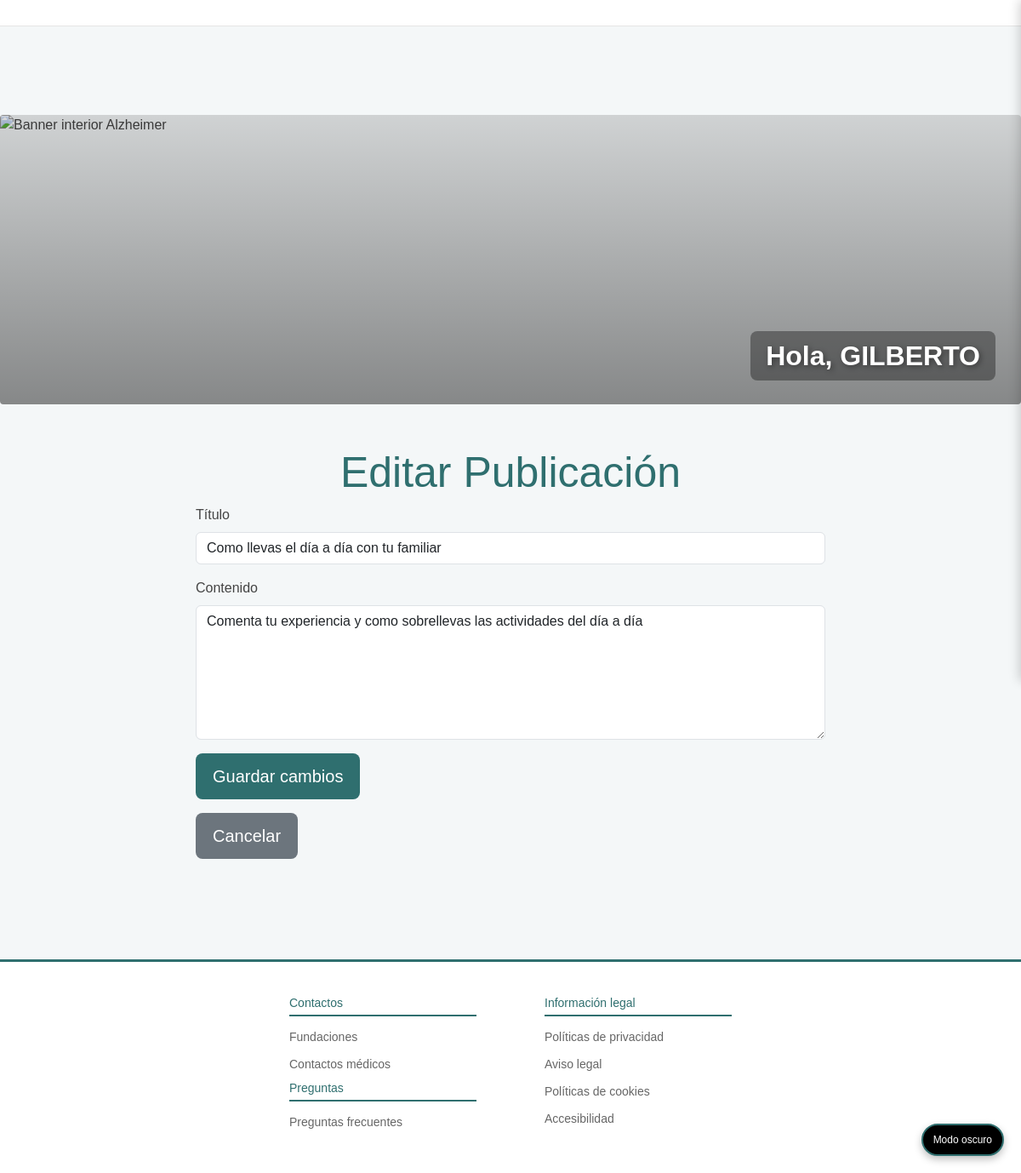
/pages/editar-post.php?id=1 (signed in), run on the app's committed database.
### tables this page shows
CREATE TABLE `foro_temas` (
  `id` int(11) NOT NULL,
  `usuario_id` int(11) NOT NULL,
  `titulo` varchar(150) NOT NULL,
  `contenido` text NOT NULL,
  `fecha` timestamp NOT NULL DEFAULT current_timestamp()
);

### pages/editar-post.php (the view, shortened to what this page needs)
<?php
$db = new Database();
$conn = $db->connect();
$id = $_GET['id'] ?? null;
$sql = $conn->prepare("SELECT * FROM foro_temas WHERE id = :id");
$sql->execute([':id' => $id]);
$post = $sql->fetch(PDO::FETCH_ASSOC);
?>
<!DOCTYPE html>
<html lang="es">
<head>
    <link href="https://cdn.jsdelivr.net/npm/bootstrap@5.3.3/dist/css/bootstrap.min.css" rel="stylesheet">
    <link rel="stylesheet" href="/assets/css/color.css">
    <link rel="stylesheet" href="/assets/css/global.css">
    <link rel="stylesheet" href="/assets/css/header.css">
    <link rel="stylesheet" href="/assets/css/footer.css">
    <link rel="stylesheet" href="/assets/css/menu.css">
    <link rel="stylesheet" href="/assets/css/banner.css">
    <link rel="stylesheet" href="/assets/css/post.css">
    <link rel="stylesheet" href="/assets/css/foro.css">
</head>
<body>
<?php include '../includes/header.php'; ?>
<button class="theme-toggle" onclick="toggleTheme()">Modo oscuro</button>
<?php include '../includes/private-banner.php'; ?>
<div class="container forum-container">
    <h1>Editar Publicación</h1>
    <form action="../controllers/actualizar_post.php" method="POST">
        <label class="form-label">Título</label>
        <input type="text" name="titulo" class="form-control"
               value="<?= htmlspecialchars($post['titulo']) ?>" required>
        <label class="form-label mt-3">Contenido</label>
        <textarea name="contenido" class="form-control" rows="6" required><?=
            htmlspecialchars($post['contenido'])
        ?></textarea>
        <button type="submit" class="btn btn-primary mt-3">Guardar cambios</button>
    </form>
    <button class="btn btn-secondary mt-3"
            onclick="location.href='post.php?id=<?= $post['id'] ?>'">
        Cancelar
    </button>
</div>
<?php include '../includes/footer.php'; ?>
</body>
</html>

### assets/css/color.css (style rules this page uses)
:root { --color-primary: #2f6f6f; --color-primary-dark: #4d8f88; --color-primary-light: #8fcac3; --color-text: #444; --color-text-light: #666; --color-text-lighter: #888; --color-text-title: #2c5f5f; --color-text-subtitle: #3f7a7a; --color-bg: #f4f7f8; --color-btn-primary: #6c757d; --color-btn-primary-hover: #5c636a; --color-btn-secondary: #6c757d; --color-btn-secondary-hover: #5c636a; --color-white: #ffffff; --color-gray-100: #f5f5f5; --color-gray-200: #e0e0e0; --color-gray-300: #cccccc; --color-border: #dcdcdc; --color-border-strong: #bfbfbf; --color-hover-bg: #d4d4d4; --color-hover-primary: #4d8f88; --color-success: #4CAF50; --color-warning: #FFC107; --color-error: #E53935; --color-info: #2196F3; --color-red: #ff6b6b; --color-blue: #4d9fff; --color-green: #51d88a; --color-yellow: #ffe66d; --color-error-bg: #ffe1e1; --color-error-text: #b30000; --color-error-border: #ffb3b3; --color-primary-darker: #3b6d68; --color-warning: #a8744f; }

### assets/css/global.css (style rules this page uses)
* { box-sizing: border-box; margin: 0; padding: 0; }
body { font-family: "DM Sans", sans-serif; background: var(--color-bg); color: var(--color-text); line-height: 1.5; min-height: 100vh; display: flex; flex-direction: column; }
html, body { height: 100%; }
h1 { margin-top: 20px; color: var(--color-primary); font-size: 50px; text-align: center; }
.btn { padding: 12px 20px; border-radius: 8px; cursor: pointer; transition: 0.3s; font-size: 16px; border: none; }
.btn-primary { background:var(--color-primary); color: var(--color-white); font-size: 20px; width: auto; }
.btn-secondary { background: var(--color-btn-secondary); color: var(--color-white); width: auto; font-size: 20px; }
.theme-toggle { position: fixed; bottom: 20px; right: 20px; background-color: black; color: var(--color-white); border: solid 2px var(--color-primary); padding: 8px 12px; border-radius: 20px; cursor: pointer; font-size: 12px; box-shadow: 0 4px 10px rgba(0,0,0,0.25); transition: 0.3s; z-index: 999; }

### assets/css/post.css (style rules this page uses)
form textarea { border-radius: 10px; border: 1px solid var(--color-border); padding: 12px; resize: vertical; font-size: 1rem; }
form button { border-radius: 8px; font-size: 1rem; }

### assets/css/foro.css (style rules this page uses)
.forum-container { max-width: 800px; margin: 0px auto 40px; padding: 30px; }
body { margin-top: 0px; }

### data on the page
foro_temas: titulo "Como llevas el día a día con tu familiar", contenido "Comenta tu experiencia y como sobrellevas las actividades del día a día"

### other printed values
$_SESSION["nombre"] "GILBERTO"
